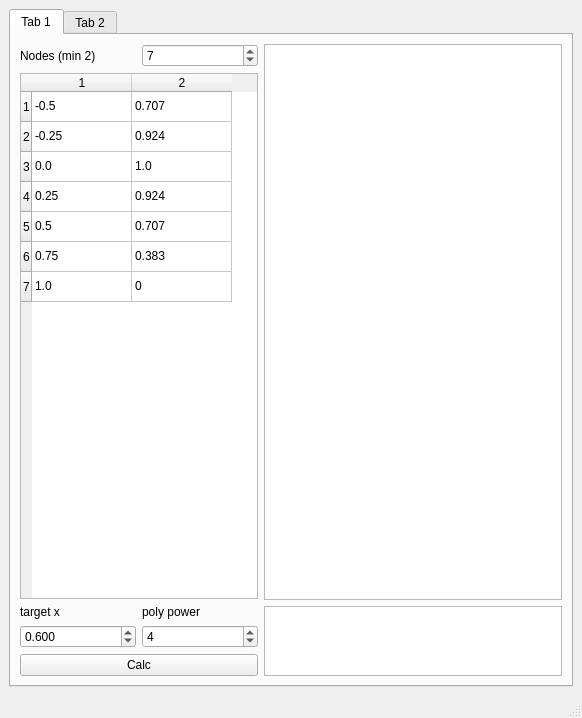
<?xml version="1.0" encoding="UTF-8"?>
<ui version="4.0">
 <class>MainWindow</class>
 <widget class="QMainWindow" name="MainWindow">
  <property name="geometry">
   <rect>
    <x>0</x>
    <y>0</y>
    <width>582</width>
    <height>718</height>
   </rect>
  </property>
  <property name="windowTitle">
   <string>MainWindow</string>
  </property>
  <widget class="QWidget" name="centralwidget">
   <layout class="QVBoxLayout" name="verticalLayout_2">
    <item>
     <widget class="QTabWidget" name="tabWidget">
      <property name="currentIndex">
       <number>0</number>
      </property>
      <widget class="QWidget" name="tab_funcInterp">
       <attribute name="title">
        <string>Tab 1</string>
       </attribute>
       <layout class="QHBoxLayout" name="horizontalLayout">
        <item>
         <layout class="QVBoxLayout" name="HLfuncInterp">
          <item>
           <layout class="QFormLayout" name="qchartForm"/>
          </item>
          <item>
           <layout class="QHBoxLayout" name="horizontalLayout_3" stretch="4,5">
            <item>
             <layout class="QVBoxLayout" name="verticalLayout_3">
              <item>
               <layout class="QVBoxLayout" name="verticalLayout">
                <item>
                 <layout class="QHBoxLayout" name="nodesCount">
                  <item>
                   <widget class="QLabel" name="NodesLabel">
                    <property name="text">
                     <string>Nodes (min 2)</string>
                    </property>
                   </widget>
                  </item>
                  <item>
                   <widget class="QSpinBox" name="nodesCountSpinB">
                    <property name="minimum">
                     <number>2</number>
                    </property>
                    <property name="maximum">
                     <number>100</number>
                    </property>
                    <property name="singleStep">
                     <number>1</number>
                    </property>
                    <property name="value">
                     <number>7</number>
                    </property>
                   </widget>
                  </item>
                 </layout>
                </item>
                <item>
                 <widget class="QTableWidget" name="nodesTable">
                  <property name="autoScrollMargin">
                   <number>16</number>
                  </property>
                  <property name="rowCount">
                   <number>7</number>
                  </property>
                  <property name="columnCount">
                   <number>2</number>
                  </property>
                  <attribute name="horizontalHeaderShowSortIndicator" stdset="0">
                   <bool>false</bool>
                  </attribute>
                  <row/>
                  <row/>
                  <row/>
                  <row/>
                  <row/>
                  <row/>
                  <row/>
                  <column/>
                  <column/>
                  <item row="0" column="0">
                   <property name="text">
                    <string>-0.5</string>
                   </property>
                  </item>
                  <item row="0" column="1">
                   <property name="text">
                    <string>0.707</string>
                   </property>
                  </item>
                  <item row="1" column="0">
                   <property name="text">
                    <string>-0.25</string>
                   </property>
                  </item>
                  <item row="1" column="1">
                   <property name="text">
                    <string>0.924</string>
                   </property>
                  </item>
                  <item row="2" column="0">
                   <property name="text">
                    <string>0.0</string>
                   </property>
                  </item>
                  <item row="2" column="1">
                   <property name="text">
                    <string>1.0</string>
                   </property>
                  </item>
                  <item row="3" column="0">
                   <property name="text">
                    <string>0.25</string>
                   </property>
                  </item>
                  <item row="3" column="1">
                   <property name="text">
                    <string>0.924</string>
                   </property>
                  </item>
                  <item row="4" column="0">
                   <property name="text">
                    <string>0.5</string>
                   </property>
                  </item>
                  <item row="4" column="1">
                   <property name="text">
                    <string>0.707</string>
                   </property>
                  </item>
                  <item row="5" column="0">
                   <property name="text">
                    <string>0.75</string>
                   </property>
                  </item>
                  <item row="5" column="1">
                   <property name="text">
                    <string>0.383</string>
                   </property>
                  </item>
                  <item row="6" column="0">
                   <property name="text">
                    <string>1.0</string>
                   </property>
                  </item>
                  <item row="6" column="1">
                   <property name="text">
                    <string>0</string>
                   </property>
                  </item>
                 </widget>
                </item>
               </layout>
              </item>
              <item>
               <layout class="QHBoxLayout" name="ConfigHLay">
                <item>
                 <layout class="QVBoxLayout" name="xTargetVLay">
                  <item>
                   <widget class="QLabel" name="xTargetLabel">
                    <property name="text">
                     <string>target x</string>
                    </property>
                   </widget>
                  </item>
                  <item>
                   <widget class="QDoubleSpinBox" name="xTargetSpinB">
                    <property name="decimals">
                     <number>3</number>
                    </property>
                    <property name="minimum">
                     <double>-99.000000000000000</double>
                    </property>
                    <property name="singleStep">
                     <double>0.100000000000000</double>
                    </property>
                    <property name="value">
                     <double>0.600000000000000</double>
                    </property>
                   </widget>
                  </item>
                 </layout>
                </item>
                <item>
                 <layout class="QVBoxLayout" name="polyPowVLay">
                  <item>
                   <widget class="QLabel" name="polyPowLabel">
                    <property name="text">
                     <string>poly power</string>
                    </property>
                   </widget>
                  </item>
                  <item>
                   <widget class="QSpinBox" name="polyPowSpinB">
                    <property name="minimum">
                     <number>1</number>
                    </property>
                    <property name="value">
                     <number>4</number>
                    </property>
                   </widget>
                  </item>
                 </layout>
                </item>
               </layout>
              </item>
              <item>
               <widget class="QPushButton" name="calcBtn">
                <property name="text">
                 <string>Calc</string>
                </property>
               </widget>
              </item>
             </layout>
            </item>
            <item>
             <layout class="QVBoxLayout" name="resultsVLay" stretch="10,1">
              <item>
               <widget class="QTableView" name="workTable"/>
              </item>
              <item>
               <widget class="QTextBrowser" name="resultTextBrowser"/>
              </item>
             </layout>
            </item>
           </layout>
          </item>
         </layout>
        </item>
       </layout>
      </widget>
      <widget class="QWidget" name="tab_sysequaroot">
       <attribute name="title">
        <string>Tab 2</string>
       </attribute>
       <layout class="QVBoxLayout" name="verticalLayout_6">
        <item>
         <layout class="QVBoxLayout" name="HLsysequaroot">
          <item>
           <layout class="QFormLayout" name="qchartForm_2"/>
          </item>
          <item>
           <layout class="QHBoxLayout" name="horizontalLayout_4" stretch="4,5">
            <item>
             <layout class="QVBoxLayout" name="verticalLayout_4">
              <item>
               <layout class="QVBoxLayout" name="verticalLayout_5">
                <item>
                 <layout class="QHBoxLayout" name="nodes2Count">
                  <item>
                   <widget class="QLabel" name="NodesLabel_2">
                    <property name="text">
                     <string>Nodes (min 2)</string>
                    </property>
                   </widget>
                  </item>
                  <item>
                   <widget class="QSpinBox" name="nodesCountSpinB_2">
                    <property name="minimum">
                     <number>2</number>
                    </property>
                    <property name="maximum">
                     <number>100</number>
                    </property>
                    <property name="singleStep">
                     <number>1</number>
                    </property>
                    <property name="value">
                     <number>7</number>
                    </property>
                   </widget>
                  </item>
                 </layout>
                </item>
                <item>
                 <widget class="QTableWidget" name="nodes2Table">
                  <property name="autoScrollMargin">
                   <number>16</number>
                  </property>
                  <property name="rowCount">
                   <number>7</number>
                  </property>
                  <property name="columnCount">
                   <number>2</number>
                  </property>
                  <attribute name="horizontalHeaderShowSortIndicator" stdset="0">
                   <bool>false</bool>
                  </attribute>
                  <row/>
                  <row/>
                  <row/>
                  <row/>
                  <row/>
                  <row/>
                  <row/>
                  <column/>
                  <column/>
                  <item row="0" column="0">
                   <property name="text">
                    <string>-0.5</string>
                   </property>
                  </item>
                  <item row="0" column="1">
                   <property name="text">
                    <string>0.707</string>
                   </property>
                  </item>
                  <item row="1" column="0">
                   <property name="text">
                    <string>-0.25</string>
                   </property>
                  </item>
                  <item row="1" column="1">
                   <property name="text">
                    <string>0.924</string>
                   </property>
                  </item>
                  <item row="2" column="0">
                   <property name="text">
                    <string>0.0</string>
                   </property>
                  </item>
                  <item row="2" column="1">
                   <property name="text">
                    <string>1.0</string>
                   </property>
                  </item>
                  <item row="3" column="0">
                   <property name="text">
                    <string>0.25</string>
                   </property>
                  </item>
                  <item row="3" column="1">
                   <property name="text">
                    <string>0.924</string>
                   </property>
                  </item>
                  <item row="4" column="0">
                   <property name="text">
                    <string>0.5</string>
                   </property>
                  </item>
                  <item row="4" column="1">
                   <property name="text">
                    <string>0.707</string>
                   </property>
                  </item>
                  <item row="5" column="0">
                   <property name="text">
                    <string>0.75</string>
                   </property>
                  </item>
                  <item row="5" column="1">
                   <property name="text">
                    <string>0.383</string>
                   </property>
                  </item>
                  <item row="6" column="0">
                   <property name="text">
                    <string>1.0</string>
                   </property>
                  </item>
                  <item row="6" column="1">
                   <property name="text">
                    <string>0</string>
                   </property>
                  </item>
                 </widget>
                </item>
               </layout>
              </item>
              <item>
               <layout class="QHBoxLayout" name="ConfigHLay_2">
                <item>
                 <layout class="QVBoxLayout" name="xTargetVLay_2">
                  <item>
                   <widget class="QLabel" name="xTargetLabel_2">
                    <property name="text">
                     <string>aux polypow</string>
                    </property>
                   </widget>
                  </item>
                  <item>
                   <widget class="QSpinBox" name="sysauxtSpinB">
                    <property name="minimum">
                     <number>1</number>
                    </property>
                    <property name="value">
                     <number>1</number>
                    </property>
                   </widget>
                  </item>
                 </layout>
                </item>
                <item>
                 <layout class="QVBoxLayout" name="polyPowVLay_2">
                  <item>
                   <widget class="QLabel" name="polyPowLabel_2">
                    <property name="text">
                     <string>root polypow</string>
                    </property>
                    <property name="wordWrap">
                     <bool>true</bool>
                    </property>
                   </widget>
                  </item>
                  <item>
                   <widget class="QSpinBox" name="sysrootPolyPowSpinB">
                    <property name="minimum">
                     <number>1</number>
                    </property>
                    <property name="value">
                     <number>1</number>
                    </property>
                   </widget>
                  </item>
                 </layout>
                </item>
               </layout>
              </item>
              <item>
               <widget class="QPushButton" name="calcsysequarootBtn">
                <property name="text">
                 <string>Calc system equetion root</string>
                </property>
               </widget>
              </item>
             </layout>
            </item>
            <item>
             <layout class="QVBoxLayout" name="resultsVLay_2" stretch="10,10,1">
              <item>
               <widget class="QTableView" name="tableAuxView"/>
              </item>
              <item>
               <widget class="QTableView" name="tableResView"/>
              </item>
              <item>
               <widget class="QTextBrowser" name="resultTextBrowser_2"/>
              </item>
             </layout>
            </item>
           </layout>
          </item>
         </layout>
        </item>
       </layout>
      </widget>
     </widget>
    </item>
   </layout>
  </widget>
  <widget class="QMenuBar" name="menubar">
   <property name="geometry">
    <rect>
     <x>0</x>
     <y>0</y>
     <width>582</width>
     <height>22</height>
    </rect>
   </property>
  </widget>
  <widget class="QStatusBar" name="statusbar"/>
 </widget>
 <resources/>
 <connections/>
</ui>
